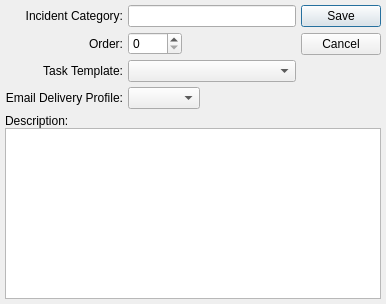
<?xml version="1.0" encoding="UTF-8"?>
<ui version="4.0">
 <comment>This file is part of the xTuple ERP: PostBooks Edition, a free and
open source Enterprise Resource Planning software suite,
Copyright (c) 1999-2019 by OpenMFG LLC, d/b/a xTuple.
It is licensed to you under the Common Public Attribution License
version 1.0, the full text of which (including xTuple-specific Exhibits)
is available at www.xtuple.com/CPAL.  By using this software, you agree
to be bound by its terms.</comment>
 <class>incidentCategory</class>
 <widget class="QDialog" name="incidentCategory">
  <property name="geometry">
   <rect>
    <x>0</x>
    <y>0</y>
    <width>386</width>
    <height>304</height>
   </rect>
  </property>
  <property name="windowTitle">
   <string>Incident Category</string>
  </property>
  <layout class="QGridLayout" name="gridLayout_2">
   <item row="0" column="0">
    <layout class="QGridLayout" name="gridLayout">
     <item row="0" column="1">
      <widget class="XLineEdit" name="_name"/>
     </item>
     <item row="1" column="1">
      <layout class="QHBoxLayout">
       <property name="spacing">
        <number>5</number>
       </property>
       <item>
        <widget class="QSpinBox" name="_order">
         <property name="maximum">
          <number>9999</number>
         </property>
        </widget>
       </item>
       <item>
        <spacer>
         <property name="orientation">
          <enum>Qt::Horizontal</enum>
         </property>
         <property name="sizeType">
          <enum>QSizePolicy::Expanding</enum>
         </property>
         <property name="sizeHint" stdset="0">
          <size>
           <width>16</width>
           <height>22</height>
          </size>
         </property>
        </spacer>
       </item>
      </layout>
     </item>
     <item row="3" column="1">
      <layout class="QHBoxLayout" name="horizontalLayout">
       <item>
        <widget class="XComboBox" name="_ediprofile">
         <property name="allowNull">
          <bool>true</bool>
         </property>
         <property name="type">
          <enum>XComboBox::Adhoc</enum>
         </property>
        </widget>
       </item>
       <item>
        <spacer name="horizontalSpacer">
         <property name="orientation">
          <enum>Qt::Horizontal</enum>
         </property>
         <property name="sizeHint" stdset="0">
          <size>
           <width>40</width>
           <height>0</height>
          </size>
         </property>
        </spacer>
       </item>
      </layout>
     </item>
     <item row="0" column="0">
      <widget class="QLabel" name="_nameLit">
       <property name="text">
        <string>Incident Category:</string>
       </property>
       <property name="alignment">
        <set>Qt::AlignRight|Qt::AlignTrailing|Qt::AlignVCenter</set>
       </property>
       <property name="buddy">
        <cstring>_name</cstring>
       </property>
      </widget>
     </item>
     <item row="1" column="0">
      <widget class="QLabel" name="_orderLit">
       <property name="text">
        <string>Order:</string>
       </property>
       <property name="alignment">
        <set>Qt::AlignRight|Qt::AlignTrailing|Qt::AlignVCenter</set>
       </property>
      </widget>
     </item>
     <item row="3" column="0">
      <widget class="QLabel" name="_ediprofileLit">
       <property name="text">
        <string>Email Delivery Profile:</string>
       </property>
       <property name="alignment">
        <set>Qt::AlignRight|Qt::AlignTrailing|Qt::AlignVCenter</set>
       </property>
      </widget>
     </item>
     <item row="2" column="0">
      <widget class="XLabel" name="_templateLit">
       <property name="text">
        <string>Task Template:</string>
       </property>
       <property name="alignment">
        <set>Qt::AlignRight|Qt::AlignTrailing|Qt::AlignVCenter</set>
       </property>
      </widget>
     </item>
     <item row="2" column="1">
      <widget class="XComboBox" name="_template">
       <property name="allowNull">
        <bool>true</bool>
       </property>
      </widget>
     </item>
    </layout>
   </item>
   <item row="0" column="1">
    <widget class="QDialogButtonBox" name="_buttonBox">
     <property name="orientation">
      <enum>Qt::Vertical</enum>
     </property>
     <property name="standardButtons">
      <set>QDialogButtonBox::Cancel|QDialogButtonBox::Save</set>
     </property>
    </widget>
   </item>
   <item row="1" column="0" colspan="2">
    <layout class="QVBoxLayout" name="verticalLayout">
     <property name="spacing">
      <number>0</number>
     </property>
     <property name="bottomMargin">
      <number>0</number>
     </property>
     <item>
      <widget class="QLabel" name="_descripLit">
       <property name="text">
        <string>Description:</string>
       </property>
      </widget>
     </item>
     <item>
      <widget class="XTextEdit" name="_descrip">
       <property name="sizePolicy">
        <sizepolicy hsizetype="Expanding" vsizetype="Expanding">
         <horstretch>0</horstretch>
         <verstretch>1</verstretch>
        </sizepolicy>
       </property>
      </widget>
     </item>
    </layout>
   </item>
  </layout>
 </widget>
 <layoutdefault spacing="5" margin="5"/>
 <customwidgets>
  <customwidget>
   <class>XComboBox</class>
   <extends>QComboBox</extends>
   <header>xcombobox.h</header>
  </customwidget>
  <customwidget>
   <class>XLabel</class>
   <extends>QLabel</extends>
   <header>xlabel.h</header>
  </customwidget>
  <customwidget>
   <class>XLineEdit</class>
   <extends>QLineEdit</extends>
   <header>xlineedit.h</header>
   <container>1</container>
  </customwidget>
  <customwidget>
   <class>XTextEdit</class>
   <extends>QTextEdit</extends>
   <header>xtextedit.h</header>
  </customwidget>
 </customwidgets>
 <resources/>
 <connections/>
</ui>
